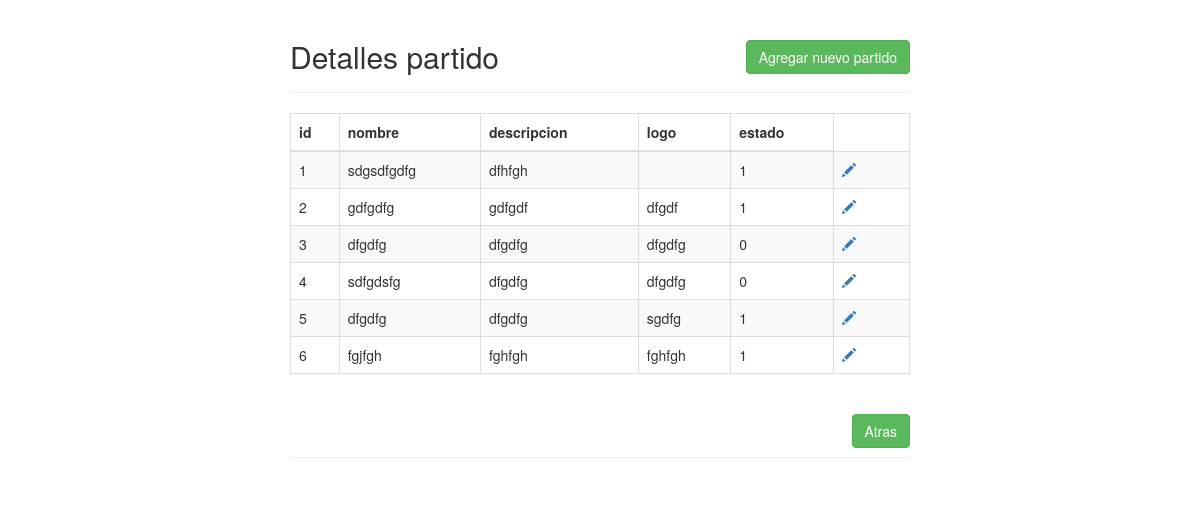
The app's page /cruds/partido/index.php with its own data.
### tables this page shows
CREATE TABLE `partido` (
  `id` int(11) NOT NULL,
  `nombre` varchar(100) NOT NULL,
  `descripcion` varchar(255) NOT NULL,
  `logo` varchar(255) NOT NULL,
  `estado` int(11) NOT NULL
);

### cruds/partido/index.php (the view, shortened to what this page needs)
<!DOCTYPE html>
<html lang="en">
<head>
    <link rel="stylesheet" href="https://maxcdn.bootstrapcdn.com/bootstrap/3.3.7/css/bootstrap.css">
</head>
<body>
    <div class="wrapper">
        <div class="container-fluid">
            <div class="row">
                <div class="col-md-12">
                    <div class="page-header clearfix">
                        <h2 class="pull-left">Detalles partido</h2>
                        <a href="create.php" class="btn btn-success pull-right">Agregar nuevo partido</a>
                    </div>
                    <?php
                    require_once "../../config.php";
                    $sql = "SELECT * FROM partido";
                    if($result = mysqli_query($link, $sql)){
                        if(mysqli_num_rows($result) > 0){
                            echo "<table class='table table-bordered table-striped'>";
                                echo "<thead>";
                                    echo "<tr>";
                                        echo "<th>id</th>";
                                        echo "<th>nombre</th>";
                                        echo "<th>descripcion</th>";
                                        echo "<th>logo</th>";
                                        echo "<th>estado</th>";
                                    echo "</tr>";
                                echo "</thead>";
                                echo "<tbody>";
                                while($row = mysqli_fetch_array($result)){
                                    echo "<tr>";
                                        echo "<td>" . $row['id'] . "</td>";
                                        echo "<td>" . $row['nombre'] . "</td>";
                                        echo "<td>" . $row['descripcion'] . "</td>";
                                        echo "<td>" . $row['logo'] . "</td>";
                                        echo "<td>" . $row['estado'] . "</td>";
                                        echo "<td>";
                                            echo "<a href='update.php?id=". $row['id'] ."' title='Update Record' data-toggle='tooltip'><span class='glyphicon glyphicon-pencil'></span></a>";
                                        echo "</td>";
                                    echo "</tr>";
                                }
                                echo "</tbody>";
                            echo "</table>";
                        } else{
                            echo "<p class='lead'><em>No records were found.</em></p>";
                        }
                    } else{
                        echo "ERROR: Could not able to execute $sql. " . mysqli_error($link);
                    }
                    ?>
                    <div class="page-header clearfix">
                        <a href="../../cpanel.php" class="btn btn-success pull-right">Atras</a>
                    </div>
                </div>
            </div>
        </div>
    </div>
</body>
</html>

### cruds/partido/index.php (style rules this page uses)
.wrapper { width: 650px; margin: 0 auto; }
.page-header h2 { margin-top: 0; }
table tr td:last-child a { margin-right: 15px; }

### records on screen
partido: id "1", nombre "sdgsdfgdfg", descripcion "dfhfgh", estado "1"
partido: id "2", nombre "gdfgdfg", descripcion "gdfgdf", logo "dfgdf", estado "1"
partido: id "3", nombre "dfgdfg", descripcion "dfgdfg", logo "dfgdfg", estado "0"
partido: id "4", nombre "sdfgdsfg", descripcion "dfgdfg", logo "dfgdfg", estado "0"
partido: id "5", nombre "dfgdfg", descripcion "dfgdfg", logo "sgdfg", estado "1"
partido: id "6", nombre "fgjfgh", descripcion "fghfgh", logo "fghfgh", estado "1"
